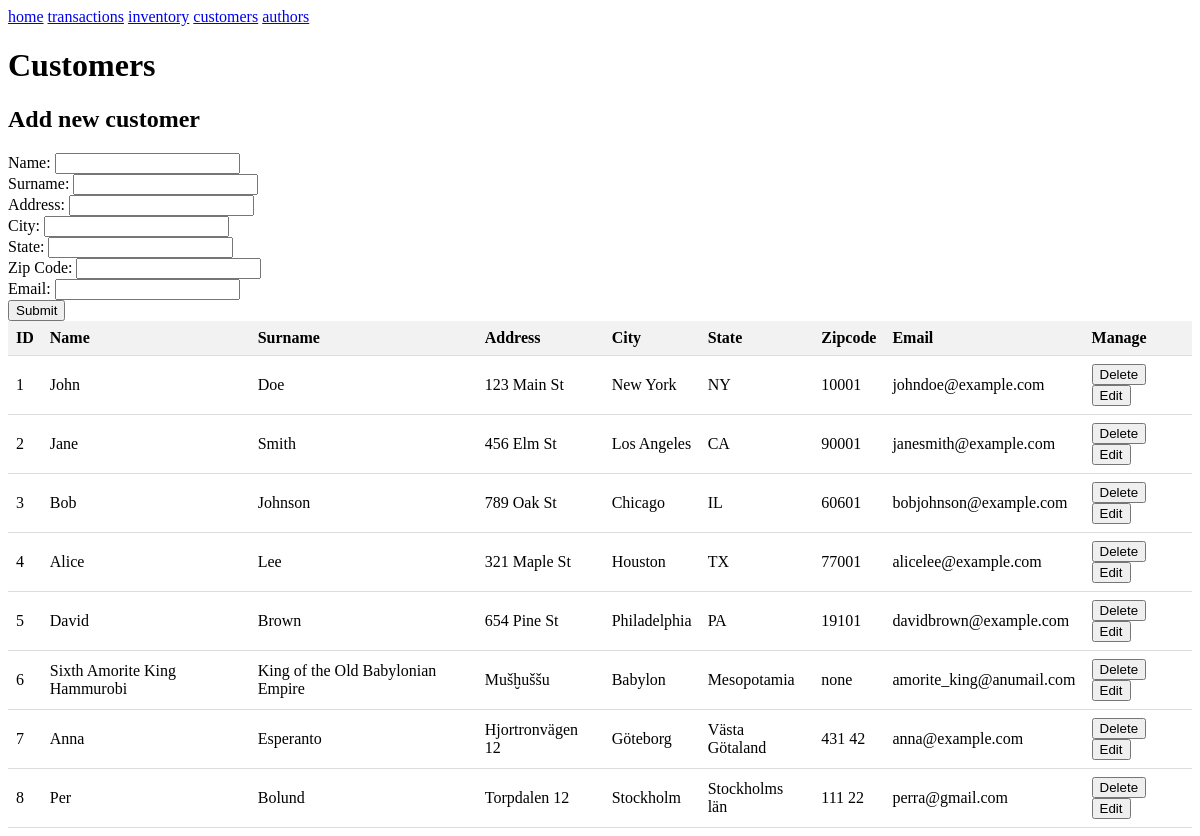
Page /customers on the committed database.
### models.py (models this page shows)
class Customer(Base):
    __tablename__ = 'Customer'
    ID = Column(Integer, primary_key=True)
    name = Column(String)
    surname = Column(String)
    address = Column(String)
    city = Column(String)
    state = Column(String)
    zipcode = Column(String)
    email = Column(String)
    created_at = Column(DateTime, default=datetime.now)
    deleted_at = Column(DateTime, nullable=True)

### app.py (the view, shortened to what this page needs)
@app.route('/customers', methods=['GET', 'POST'])
def customers():
    customer_table = db.session.query(Customer).all()
    return render_template('customers.html',
                           results=customer_table)

### templates/customers.html (shortened to what this page needs)
<!DOCTYPE html>
<html>
<head>
</head>
<body>
    {% extends 'base.html' %}
    {% block content %}
    <h1>Customers</h1>
    <h2>Add new customer</h2>
    <form action="/customers" method="post">
        <label for="name">Name:</label>
        <input type="text" id="name" name="name" required><br>
        <label for="surname">Surname:</label>
        <input type="text" id="surname" name="surname" required><br>
        <label for="address">Address:</label>
        <input type="text" id="address" name="address" required><br>
        <label for="city">City:</label>
        <input type="text" id="city" name="city" required><br>
        <label for="state">State:</label>
        <input type="text" id="state" name="state" required><br>
        <label for="zipcode">Zip Code:</label>
        <input type="text" id="zipcode" name="zipcode" required><br>
        <label for="email">Email:</label>
        <input type="email" id="email" name="email" required><br>
        <input type="submit" value="Submit">
      </form>
    <table>
        <thead>
            <tr>
                <th>ID</th>
                <th>Name</th>
                <th>Surname</th>
                <th>Address</th>
                <th>City</th>
                <th>State</th>
                <th>Zipcode</th>
                <th>Email</th>
                <th>Manage</th>
            </tr>
        </thead>
        <tbody>
            <tr>
                {% for c in results %}
                <td>{{ c.ID }}</td>
                <td>{{ c.name }}</td>
                <td>{{ c.surname }}</td>
                <td>{{ c.address }}</td>
                <td>{{ c.city }}</td>
                <td>{{ c.state }}</td>
                <td>{{ c.zipcode }}</td>
                <td>{{ c.email }}</td>
                <td>
                    <form action="{{ url_for('delete_customer') }}" method="post">
                        <button type="submit">Delete</button>
                        <button type="submit">Edit</button>
                    </form>
            </tr>
            {% endfor %}
        </tbody>
    </table>
    {% endblock %}

### templates/customers.html (style rules this page uses)
table { border-collapse: collapse; width: 100%; }
th, td { text-align: left; padding: 8px; border-bottom: 1px solid #ddd; }
th { background-color: #f2f2f2; }

### rows in the picture
Customer: ID "1", name "John", surname "Doe", address "123 Main St", city "New York", state "NY", zipcode "10001", email "johndoe@example.com"
Customer: ID "2", name "Jane", surname "Smith", address "456 Elm St", city "Los Angeles", state "CA", zipcode "90001", email "janesmith@example.com"
Customer: ID "3", name "Bob", surname "Johnson", address "789 Oak St", city "Chicago", state "IL", zipcode "60601", email "bobjohnson@example.com"
Customer: ID "4", name "Alice", surname "Lee", address "321 Maple St", city "Houston", state "TX", zipcode "77001", email "alicelee@example.com"
Customer: ID "5", name "David", surname "Brown", address "654 Pine St", city "Philadelphia", state "PA", zipcode "19101", email "davidbrown@example.com"
Customer: ID "6", name "Sixth Amorite King Hammurobi", surname "King of the Old Babylonian Empire", address "Mušḫuššu", city "Babylon", state "Mesopotamia", zipcode "none", email "amorite_king@anumail.com"
Customer: ID "7", name "Anna", surname "Esperanto", address "Hjortronvägen 12", city "Göteborg", state "Västa Götaland", zipcode "431 42", email "anna@example.com"
Customer: ID "8", name "Per", surname "Bolund", address "Torpdalen 12", city "Stockholm", state "Stockholms län", zipcode "111 22", email "perra@gmail.com"
